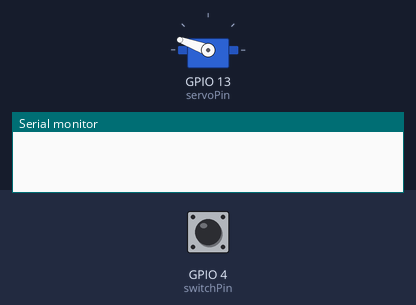
Bench run of a sketch on a simulated ESP32. Shown: servo, the last lines printed to the serial monitor. The inputs (shaded band) are chosen by the test bench; at power-on: GPIO 4 (switchPin) HIGH. Random numbers use the default seed unless the sketch sets one.

Above: at 1.7 s.
1.8 s: GPIO 4 (switchPin) pulled LOW for 0.15 s
At 3.4 s:
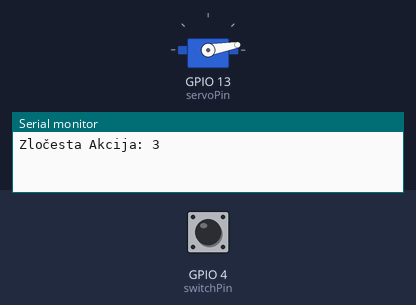
4.9 s: GPIO 4 (switchPin) pulled LOW for 1 s
At 5.0 s:
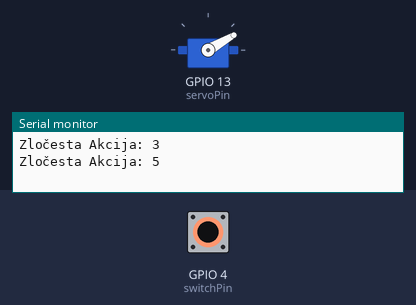
7.9 s: GPIO 4 (switchPin) driven LOW
At 13.1 s:
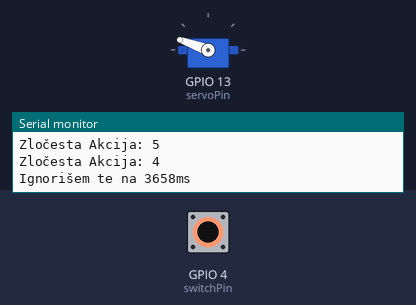
Timing chart, 0 to 16.9 s (numbered marks = the images above; inputs shaded):
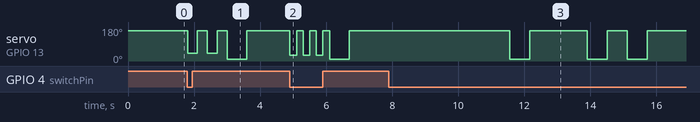

The sketch:

Useless_box_code.ino
```cpp
#include <ESP32Servo.h>

Servo armservo;

const int switchPin = 4;
const int servoPin = 13;

const int down = 160;
const int up = 10;

bool switchTriggered = false;
unsigned long triggerTime = 0;
unsigned long maxWaitTime = 6000;  // Maksimalno ignorisanje: 6 sekundi

void setup() {
  Serial.begin(115200);
  pinMode(switchPin, INPUT_PULLUP);
  armservo.attach(servoPin);
  armservo.write(down);
  delay(500);
}

void loop() {
  int state = digitalRead(switchPin);

  if (state == LOW && !switchTriggered) {
    switchTriggered = true;
    triggerTime = millis();

    int randAction = random(1, 6);
    Serial.print("Zločesta Akcija: "); Serial.println(randAction);

    switch (randAction) {
      case 1: pokretNormalan(); break;
      case 2: trollNapola(); break;
      case 3: gledanje(); break;
      case 4: ignorisi(); break;
      case 5: napad(); break;
      case 6: premisljanje(); break; // Novi slučaj
    }
  }

  // Ako se slučajno zaglavi, isključi prekidač nakon maksimalnog vremena
  if (switchTriggered && millis() - triggerTime > maxWaitTime) {
    Serial.println("Vrijeme isteklo — prekidač se mora ugasiti!");
    pokretNormalan();  // Osiguraj isključivanje
    switchTriggered = false;
  }

  // Reset kada se prekidač vrati u HIGH (nakon što ga servo ugasi)
  if (state == HIGH && switchTriggered) {
    switchTriggered = false;
  }

  delay(10);
}

// Normalno isključivanje
void pokretNormalan() {
  armservo.write(up);
  delay(600);
  armservo.write(down);
  delay(600);
}

// Izviri, ali ništa ne uradi
void trollNapola() {
  armservo.write(up + 40);
  delay(500);
  armservo.write(down);
  delay(500);
}

// Gledanje više puta
void gledanje() {
  for (int i = 0; i < 2; i++) {
    armservo.write(up + 30);
    delay(300);
    armservo.write(down);
    delay(300);
  }
  armservo.write(up);
  delay(600);
  armservo.write(down);
  delay(600);
}

// Ignorisanje sa vremenskim ograničenjem
void ignorisi() {
  int waitTime = random(2000, 5000); // 2 do 5 sekundi
  Serial.print("Ignorišem te na "); Serial.print(waitTime); Serial.println("ms");
  delay(waitTime);

  armservo.write(up);
  delay(600);
  armservo.write(down);
  delay(600);
}

// Brzi napadi
void napad() {
  for (int i = 0; i < 3; i++) {
    armservo.write(up + 20);
    delay(200);
    armservo.write(down);
    delay(200);
  }
  armservo.write(up);
  delay(600);
  armservo.write(down);
  delay(600);
}

// Novi slučaj: "Premišljanje" – servo se pomiče gore-dole, pa stane i razmišlja.
void premisljanje() {
  Serial.println("Premišlja se... 🤔");

  for (int i = 0; i < 3; i++) {
    armservo.write(up);
    delay(500);
    armservo.write(down);
    delay(500);

    Serial.print("Hoće li se vratiti?"); delay(1000);  // Dramska pauza
  }

  // Na kraju, mora se vratiti
  armservo.write(up);
  delay(600);
  armservo.write(down);
  delay(600);
}
```

Measured:
- after the input at 1.8 s, servo on GPIO 13 (servoPin): 160° → 40° at once, → 160° 0.30 s later, → 40° 0.30 s later, → 160° 0.30 s later, … (6 changes in this stretch)
- after the input at 4.9 s, servo on GPIO 13 (servoPin): 160° → 30° at once, → 160° 0.20 s later, → 30° 0.20 s later, → 160° 0.20 s later, … (8 changes in this stretch)
- after the input at 7.9 s, servo on GPIO 13 (servoPin): goes 10° 0.60 s, 160° 1.7 s, 10° 0.60 s, 160° 0.61 s, 10° 0.60 s, then 160°, starting after 3.7 s
